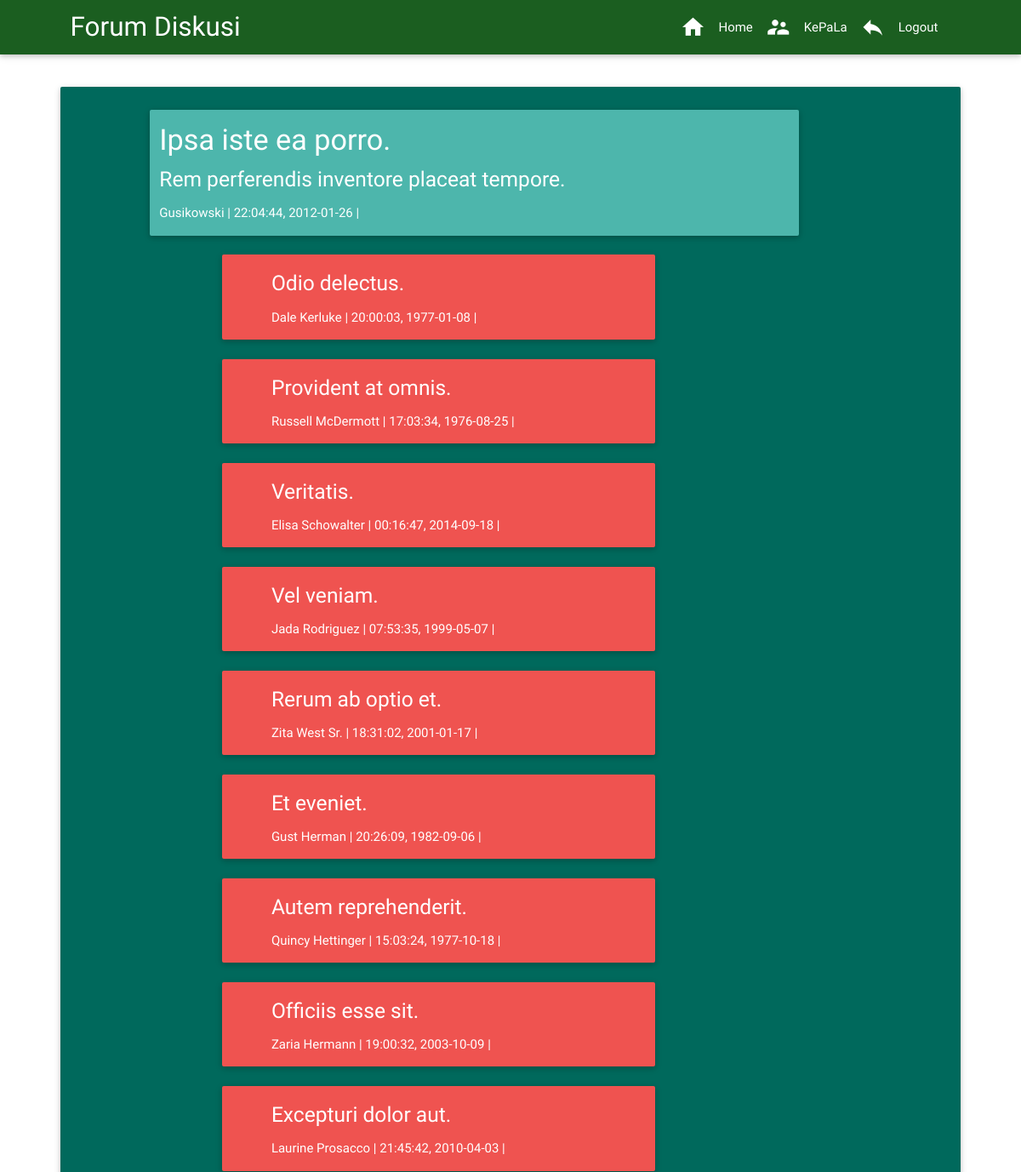
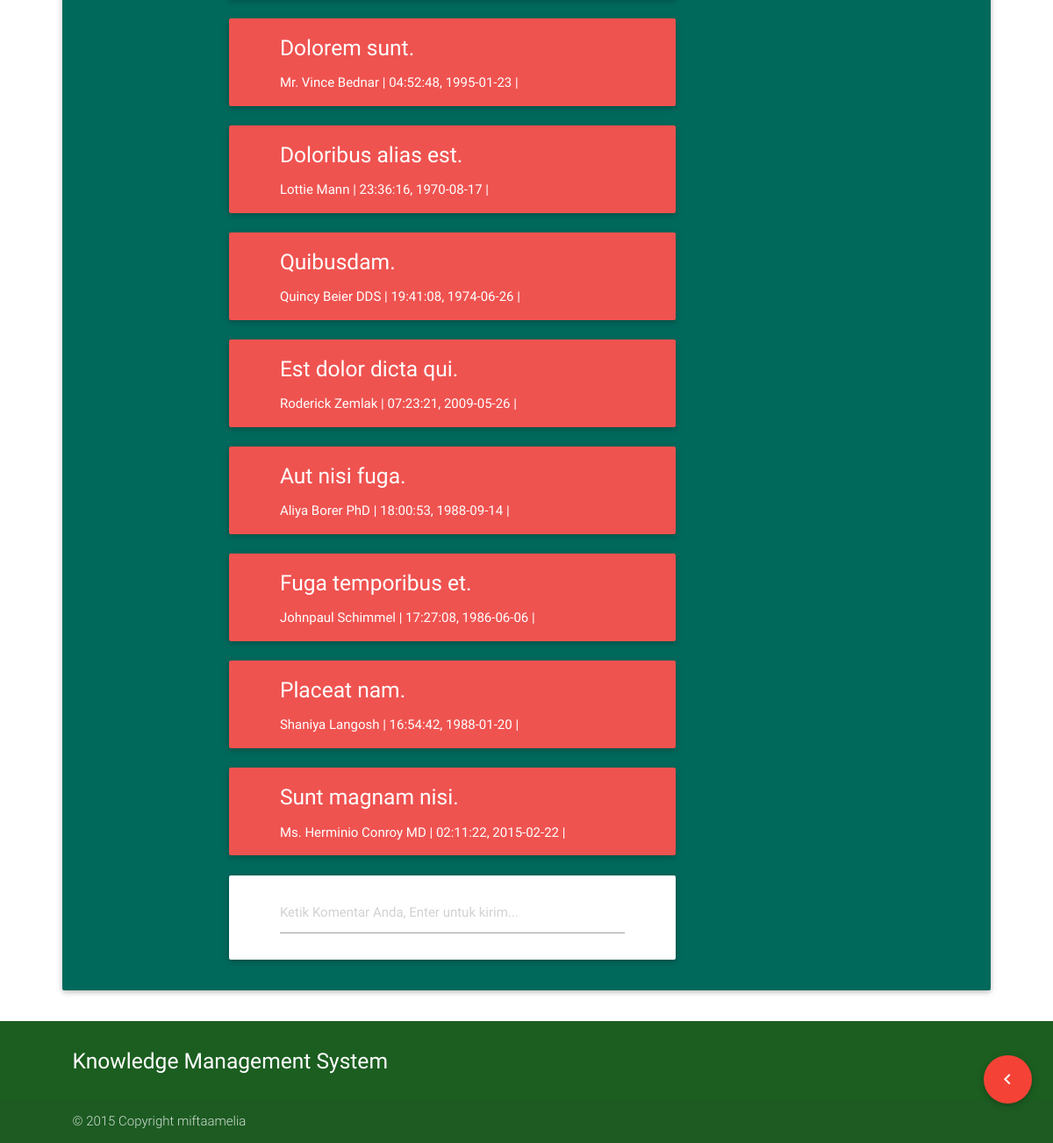
Page /kepala/module/static/tampil.php?id=1 (signed in) on the committed database (2 pictures, top to bottom).
### tables this page shows
CREATE TABLE IF NOT EXISTS `forum` (
  `id` int(11) NOT NULL AUTO_INCREMENT,
  `judul` varchar(50) DEFAULT NULL,
  `isi` text,
  `user` varchar(50) DEFAULT NULL,
  `tgl` date DEFAULT NULL,
  `jam` time DEFAULT NULL,
  PRIMARY KEY (`id`)
);

CREATE TABLE IF NOT EXISTS `forum2` (
  `id` int(11) NOT NULL AUTO_INCREMENT,
  `forum_id` int(11) NOT NULL,
  `komentar` text,
  `user` varchar(50) DEFAULT NULL,
  `tgl` date DEFAULT NULL,
  `jam` time DEFAULT NULL,
  PRIMARY KEY (`id`)
);

### kepala/module/static/tampil.php (the view, shortened to what this page needs)
<html>
  <head>
    <link href="../../../asset/css/materialize.min.css" rel="stylesheet">
  </head>
  <body>
    <header>
        <nav class="green darken-4">
            <div class="nav-wrapper container">
                <a class="brand-logo">Forum Diskusi</a>
                <ul id="nav-mobile" class="right hide-on-med-and-down">
                  <li><a href="../../home.php"><i class="mdi-action-home left"></i>Home</a></li>
                  <li><i class="mdi-action-account-child left"></i>
                  <?php echo (isset($_SESSION['nama_lengkap']) ? $_SESSION['nama_lengkap'] : 'anonym' )?>
                  </li>
                  <li><a href="../../../logout.php"><i class="mdi-content-reply left"></i>Logout</a></li>
                </ul>
            </div>
        </nav>
    </header>
<?php
$id= ($_GET['id']);
$q = "SELECT * FROM forum WHERE id='$id'";
$sql = mysql_query ($q);
$hasil = mysql_fetch_array ($sql);
?>
    <main style="margin-top:30px;" class="container">
  		<div class="card-panel teal darken-3 row">
        <div class="card-panel teal lighten-2 white-text col s9 offset-s1">
          <h4><?php echo $hasil['judul']?></h4>
          <h5><?php echo $hasil['isi']?></h5>
          <p>
            <?php echo $hasil['user']?> |
            <?php echo $hasil['jam']?>, <?php echo $hasil['tgl']?> |
          </p>
        </div>
  <?php
    $q2 = "SELECT * from forum2 WHERE forum_id='$id'";
    $sql = mysql_query ($q2);
    while ($hasil2 = mysql_fetch_array ($sql)) {
  ?>
        <div class="card-panel red lighten-1 col s6 offset-s2 white-text">
          <div class="container" style="margin-top: 20px">
            <h5><?php echo $hasil2['komentar']?></h5>
            <p>
              <?php echo $hasil2['user']?> |
              <?php echo $hasil2['jam']?>, <?php echo $hasil2['tgl']?> |
            </p>
          </div>
        </div>
  <?php } ?>
        <div class="card-panel lighten-2 col s6 offset-s2">
        <form action="simpan.php" method="post">
          <div class="container" style="margin-top: 20px">
              <input type="text" id="komentar" name="komentar" required placeholder="Ketik Komentar Anda, Enter untuk kirim...">
          </div>
        </form>
        </div>
      </div>
    </main>
    <footer class="page-footer green darken-4">
        <div class="container">
            <div class="row">
                <div class="col l6 s12">
                    <h5 class="white-text">Knowledge Management System</h5>
                </div>
            </div>
        </div>
        <div class="footer-copyright">
            <div class="container">
                © 2015 Copyright miftaamelia
            </div>
        </div>
    </footer>
    <div class="fixed-action-btn" style="bottom: 45px; right: 24px;">
    <a href="index.php" class="btn-floating btn-large red">
    <i class="large mdi-hardware-keyboard-arrow-left"></i>
    </a>
    </div>
  </body>
</html>

### kepala/module/static/tampil.php (style rules this page uses)
body { display: flex; min-height: 100vh; flex-direction: column; }
main { flex: 1 0 auto }
.container { width:90% }

### rows in the picture
forum: judul "Ipsa iste ea porro.", isi "Rem perferendis inventore placeat tempore.", user "Gusikowski", jam "22:04:44", tgl "2012-01-26"
forum2: komentar "Odio delectus.", user "Dale Kerluke", jam "20:00:03", tgl "1977-01-08"
forum2: komentar "Provident at omnis.", user "Russell McDermott", jam "17:03:34", tgl "1976-08-25"
forum2: komentar "Veritatis.", user "Elisa Schowalter", jam "00:16:47", tgl "2014-09-18"
forum2: komentar "Vel veniam.", user "Jada Rodriguez", jam "07:53:35", tgl "1999-05-07"
forum2: komentar "Rerum ab optio et.", user "Zita West Sr.", jam "18:31:02", tgl "2001-01-17"
forum2: komentar "Et eveniet.", user "Gust Herman", jam "20:26:09", tgl "1982-09-06"
forum2: komentar "Autem reprehenderit.", user "Quincy Hettinger", jam "15:03:24", tgl "1977-10-18"
forum2: komentar "Officiis esse sit.", user "Zaria Hermann", jam "19:00:32", tgl "2003-10-09"
forum2: komentar "Excepturi dolor aut.", user "Laurine Prosacco", jam "21:45:42", tgl "2010-04-03"
forum2: komentar "Dolorem sunt.", user "Mr. Vince Bednar", jam "04:52:48", tgl "1995-01-23"
forum2: komentar "Doloribus alias est.", user "Lottie Mann", jam "23:36:16", tgl "1970-08-17"
forum2: komentar "Quibusdam.", user "Quincy Beier DDS", jam "19:41:08", tgl "1974-06-26"
forum2: komentar "Est dolor dicta qui.", user "Roderick Zemlak", jam "07:23:21", tgl "2009-05-26"
forum2: komentar "Aut nisi fuga.", user "Aliya Borer PhD", jam "18:00:53", tgl "1988-09-14"
forum2: komentar "Fuga temporibus et.", user "Johnpaul Schimmel", jam "17:27:08", tgl "1986-06-06"
forum2: komentar "Placeat nam.", user "Shaniya Langosh", jam "16:54:42", tgl "1988-01-20"
forum2: komentar "Sunt magnam nisi.", user "Ms. Herminio Conroy MD", jam "02:11:22", tgl "2015-02-22"

### other values in the picture
$_SESSION['nama_lengkap'] "KePaLa"
